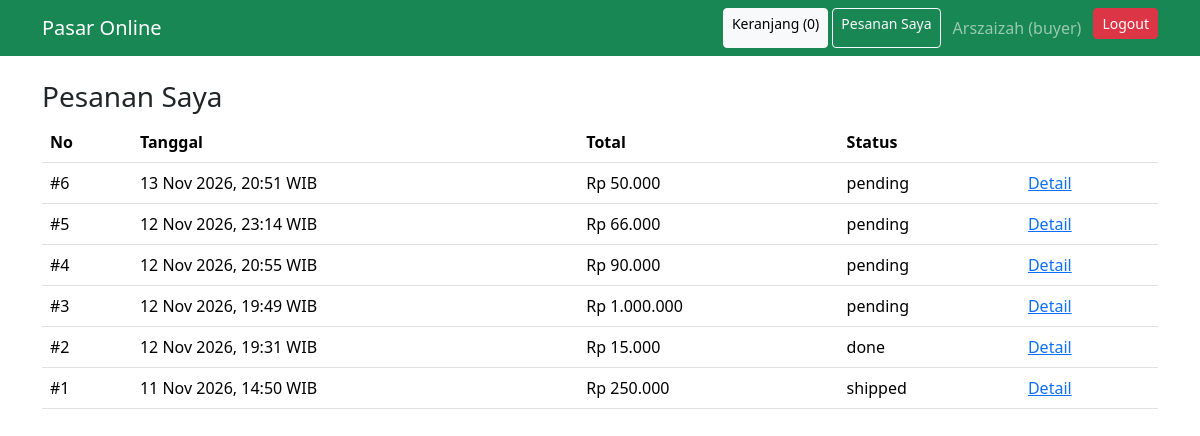
Page /orders.php (signed in) on the committed database.
### tables this page shows
CREATE TABLE `orders` (
  `id` int(11) NOT NULL,
  `buyer_id` int(11) DEFAULT NULL,
  `customer_name` varchar(100) NOT NULL,
  `phone` varchar(20) NOT NULL,
  `address` text NOT NULL,
  `total` decimal(12,2) NOT NULL,
  `status` enum('pending','paid','shipped','done') DEFAULT 'pending',
  `created_at` timestamp NULL DEFAULT current_timestamp()
);

### orders.php (the view)
<?php require 'common.php'; require_role('buyer'); $uid=user()['id'];
$st=$db->prepare("SELECT * FROM orders WHERE buyer_id=? ORDER BY id DESC"); $st->bind_param('i',$uid); $st->execute();
header_html('Pesanan Saya'); echo '<h3>Pesanan Saya</h3><table class="table"><tr><th>No</th><th>Tanggal</th><th>Total</th><th>Status</th><th></th></tr>';
foreach($st->get_result() as $o) echo '<tr><td>#'.$o['id'].'</td><td>'.tgl($o['created_at']).'</td><td>'.rp($o['total']).'</td><td>'.e($o['status']).'</td><td><a href="/order_success.php?id='.$o['id'].'">Detail</a></td></tr>';
echo '</table>'; footer_html();

### rows in the picture
orders: id "6", created_at "13 Nov 2026, 20:51 WIB", total "Rp 50.000", status "pending"
orders: id "5", created_at "12 Nov 2026, 23:14 WIB", total "Rp 66.000", status "pending"
orders: id "4", created_at "12 Nov 2026, 20:55 WIB", total "Rp 90.000", status "pending"
orders: id "3", created_at "12 Nov 2026, 19:49 WIB", total "Rp 1.000.000", status "pending"
orders: id "2", created_at "12 Nov 2026, 19:31 WIB", total "Rp 15.000", status "done"
orders: id "1", created_at "11 Nov 2026, 14:50 WIB", total "Rp 250.000", status "shipped"

### other values in the picture
$n "0"
$u['name'] "Arszaizah"
$u['role'] "buyer"
